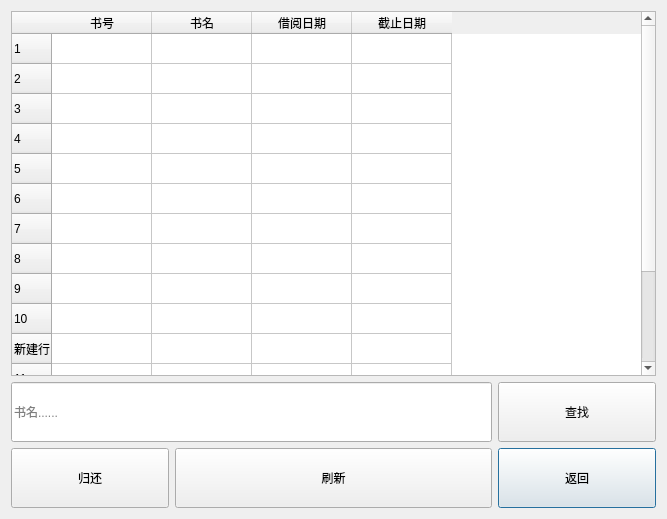
<?xml version="1.0" encoding="UTF-8"?>
<ui version="4.0">
 <class>returnbook</class>
 <widget class="QDialog" name="returnbook">
  <property name="geometry">
   <rect>
    <x>0</x>
    <y>0</y>
    <width>667</width>
    <height>519</height>
   </rect>
  </property>
  <property name="minimumSize">
   <size>
    <width>500</width>
    <height>500</height>
   </size>
  </property>
  <property name="windowTitle">
   <string>还书</string>
  </property>
  <property name="styleSheet">
   <string notr="true">background-image: url(:/new/prefix1/225ef3557e31ea0.jpg);</string>
  </property>
  <layout class="QGridLayout" name="gridLayout">
   <item row="2" column="3">
    <widget class="QPushButton" name="backButton_2">
     <property name="minimumSize">
      <size>
       <width>100</width>
       <height>60</height>
      </size>
     </property>
     <property name="text">
      <string>返回</string>
     </property>
    </widget>
   </item>
   <item row="0" column="0" colspan="4">
    <widget class="QTableWidget" name="tableWidget">
     <property name="minimumSize">
      <size>
       <width>490</width>
       <height>300</height>
      </size>
     </property>
     <property name="editTriggers">
      <set>QAbstractItemView::NoEditTriggers</set>
     </property>
     <property name="selectionMode">
      <enum>QAbstractItemView::MultiSelection</enum>
     </property>
     <property name="selectionBehavior">
      <enum>QAbstractItemView::SelectRows</enum>
     </property>
     <row>
      <property name="text">
       <string>1</string>
      </property>
     </row>
     <row>
      <property name="text">
       <string>2</string>
      </property>
     </row>
     <row>
      <property name="text">
       <string>3</string>
      </property>
     </row>
     <row>
      <property name="text">
       <string>4</string>
      </property>
     </row>
     <row>
      <property name="text">
       <string>5</string>
      </property>
     </row>
     <row>
      <property name="text">
       <string>6</string>
      </property>
     </row>
     <row>
      <property name="text">
       <string>7</string>
      </property>
     </row>
     <row>
      <property name="text">
       <string>8</string>
      </property>
     </row>
     <row>
      <property name="text">
       <string>9</string>
      </property>
     </row>
     <row>
      <property name="text">
       <string>10</string>
      </property>
     </row>
     <row>
      <property name="text">
       <string>新建行</string>
      </property>
     </row>
     <row>
      <property name="text">
       <string>11</string>
      </property>
     </row>
     <row>
      <property name="text">
       <string>12</string>
      </property>
     </row>
     <row>
      <property name="text">
       <string>13</string>
      </property>
     </row>
     <row>
      <property name="text">
       <string>15</string>
      </property>
     </row>
     <column>
      <property name="text">
       <string>书号</string>
      </property>
     </column>
     <column>
      <property name="text">
       <string>书名</string>
      </property>
     </column>
     <column>
      <property name="text">
       <string>借阅日期</string>
      </property>
     </column>
     <column>
      <property name="text">
       <string>截止日期</string>
      </property>
     </column>
    </widget>
   </item>
   <item row="2" column="1" colspan="2">
    <widget class="QPushButton" name="refreshButton">
     <property name="minimumSize">
      <size>
       <width>100</width>
       <height>60</height>
      </size>
     </property>
     <property name="text">
      <string>刷新</string>
     </property>
    </widget>
   </item>
   <item row="2" column="0">
    <widget class="QPushButton" name="returnButton">
     <property name="minimumSize">
      <size>
       <width>100</width>
       <height>60</height>
      </size>
     </property>
     <property name="text">
      <string>归还</string>
     </property>
    </widget>
   </item>
   <item row="1" column="0" colspan="3">
    <widget class="QLineEdit" name="bookname">
     <property name="minimumSize">
      <size>
       <width>420</width>
       <height>60</height>
      </size>
     </property>
     <property name="placeholderText">
      <string>书名......</string>
     </property>
    </widget>
   </item>
   <item row="1" column="3">
    <widget class="QPushButton" name="searchButton">
     <property name="minimumSize">
      <size>
       <width>60</width>
       <height>60</height>
      </size>
     </property>
     <property name="text">
      <string>查找</string>
     </property>
    </widget>
   </item>
  </layout>
 </widget>
 <resources/>
 <connections/>
</ui>
